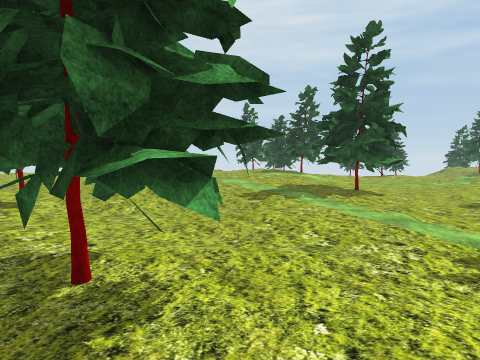
view 1 (above)

15 first-person views from a walk through a 3-D level made in the Unity game engine. The camera is 1.2 m above the floor, tilts 4° down and sees 70° across. The floor is counted in squares, 2 m on a side. Each view is taken from the middle of a square. On the plan, view 1 faces up. The plan holds only what a view shows up to about 10 squares ahead; the rest is blank. The place goes on beyond the plan. The player is left out. Some animated figures are left out. Some surface patterns are stand-ins.

view 2
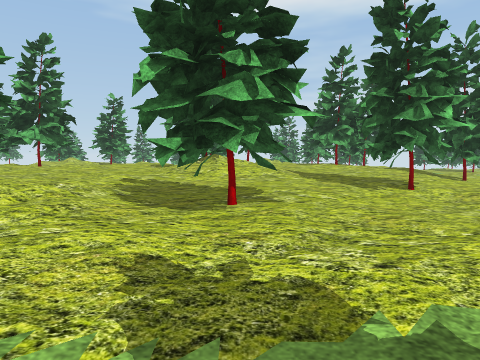

view 3
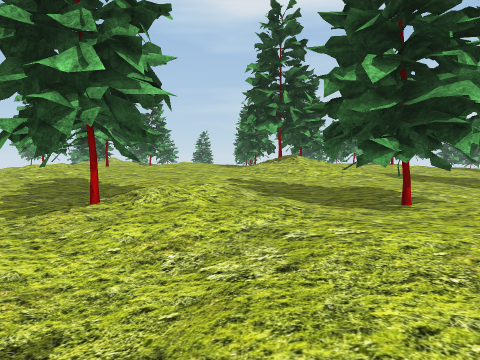

view 4
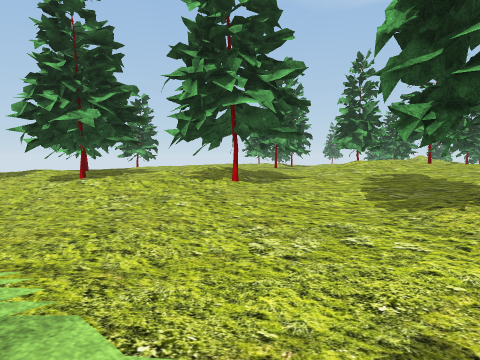

view 5
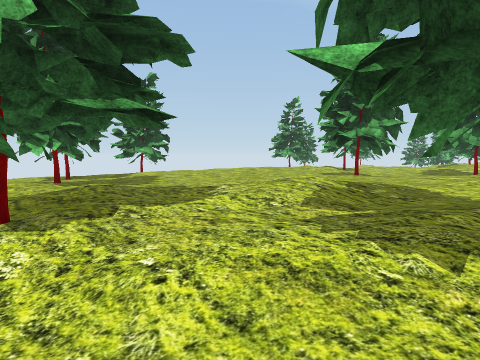

view 6
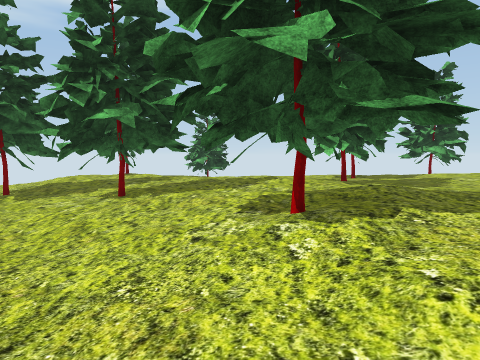

view 7
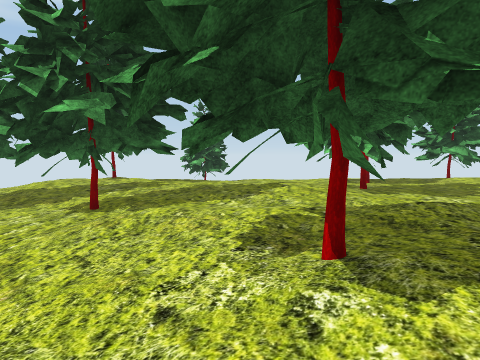

view 8
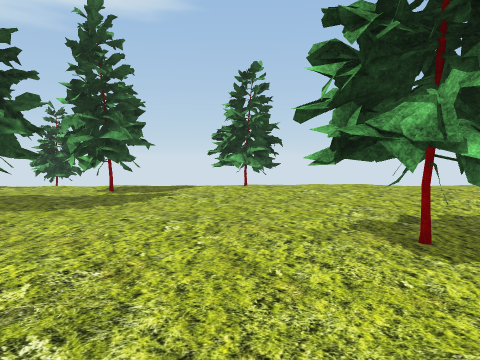

view 9
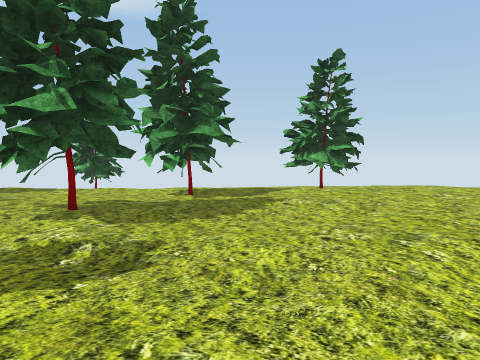

view 10
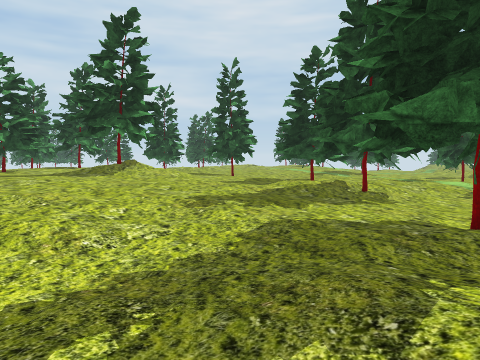

view 11
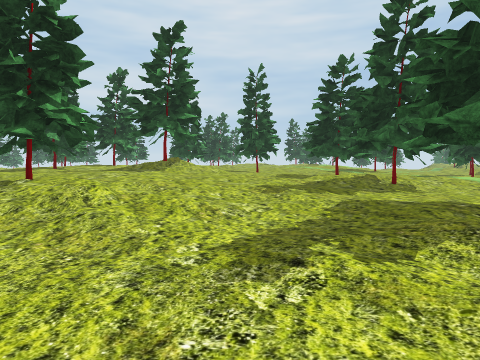

view 12
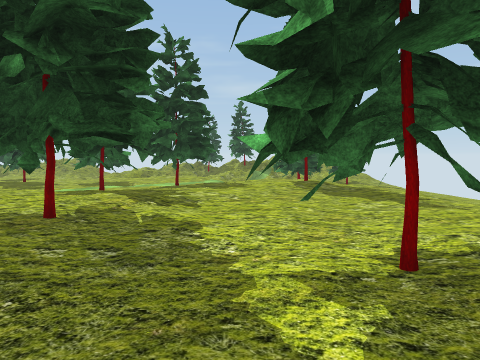

view 13
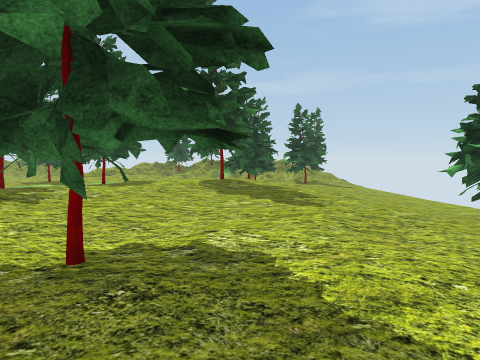

view 14
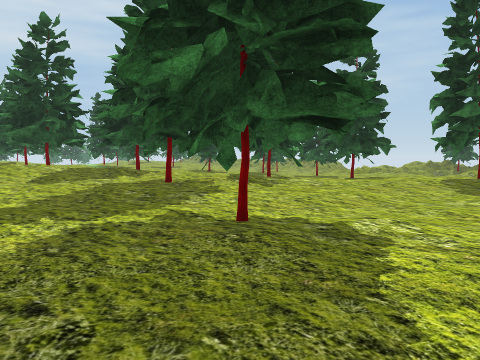

view 15
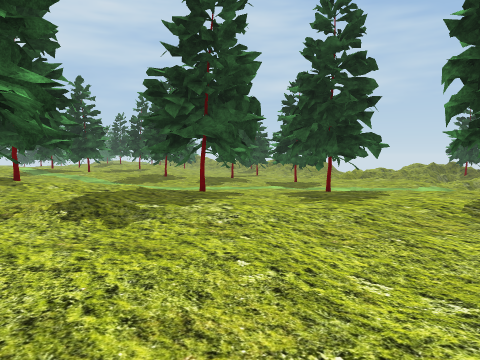

### Floor plan
Key: @ floor where view 1 was taken; # wall or solid block; x gap in a wall; . main floor; : floor 0.25 m higher than the main floor; - floor 0.25 m lower than the main floor; + floor 0.5 m higher than the main floor; _ floor 0.5 m lower than the main floor; * floor 0.75 m higher than the main floor; % floor 1 m higher than the main floor; / step, stairs or slope.
Columns run from 7 left of view 1 to 8 right of it. Each row starts with its distance up from view 1.
 10 ./::   ::. .--
  9 # ..   :::#---
  8 ##..:  .:##.--
  7 +::::. ....--
  6 ++::........
  5 +:+##.......
  4 +++::...::.
  3  */+::::::
  2  %%++:##:::
  1 %#*+:::::::
  0 ***++++@:::
 -1 %***++##...
 -2 %%*++:##...
 -3 #**++::....
 -4 #%*++:::...
 -5 *%*+:+##..-
 -6  ++::##+..-_
 -7 :::++**#:.--__
 -8 ##:++++##.---_
 -9 ##+:::+++..---_
-10 :::::::::##x#___
-11 ::::.:##:##.##__
-12 +:::..##::..##
-13 +:::...::::...
-14 ::::.#....###.
-15   ........ ##
-16  ##..........

Where each view was taken, in squares from view 1:
view 1: 0 up, 0 right, facing up
view 2: 2 up, 3 right, facing left
view 3: 0 up, 3 right, facing left
view 4: 1 down, 3 right, facing down-left
view 5: 5 down, 1 right, facing down-left
view 6: 5 down, 1 right, facing down
view 7: 6 down, 1 right, facing down
view 8: 6 down, 5 left, facing down
view 9: 7 down, 3 left, facing down
view 10: 8 down, 3 left, facing up
view 11: 9 down, 4 left, facing up
view 12: 13 down, 4 left, facing right
view 13: 15 down, 4 left, facing right
view 14: 16 down, 4 left, facing up-right
view 15: 15 down, 1 left, facing up-right
